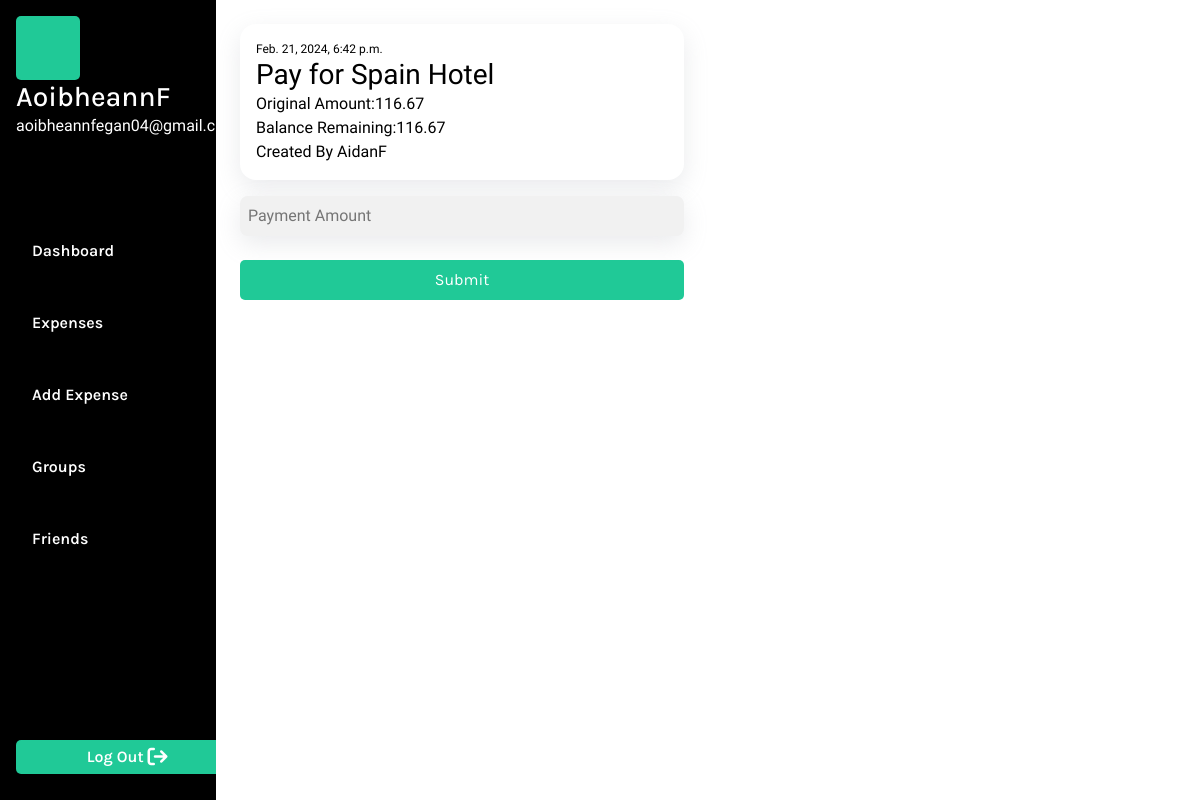
Page /make_payment/73/ (signed in) on the committed database.
### MainApp/models.py (models this page shows, shortened)
class User(AbstractUser):
    pass

class Owing(models.Model):
    expense = models.ForeignKey(Expense, on_delete=models.CASCADE, related_name="sub_expenses")
    user = models.ForeignKey(User, on_delete=models.CASCADE, related_name="amounts_owed")
    amount = models.DecimalField(max_digits=10, decimal_places=2)
    paid = models.BooleanField(default=False)
    remaining_balance = models.DecimalField(max_digits=10, decimal_places=2, default=0.00)

class Expense(models.Model):
    CURRENCY_CHOICES = [
        ('CAD', 'CAD - Canadian Dollar'),
        ('GBP', 'GBP - British Pound Sterling'),
        ('AUD', 'AUD - Australian Dollar'),
        ('EUR', 'EUR - Euro'),
        ('USD', 'USD - United States Dollar'),
    ]
    amount = models.DecimalField(max_digits=10, decimal_places=2)
    remaining_balance = models.DecimalField(max_digits=10, decimal_places=2, default=0.00)
    description = models.CharField(max_length=100)
    date_added = models.DateTimeField(auto_now_add=True)
    payment_group = models.ForeignKey(PaymentGroup, on_delete=models.CASCADE, related_name="expenses",  null=True, blank=True)
    created_by_user = models.ForeignKey(User, on_delete=models.CASCADE, related_name="created_expenses")
    currency = models.CharField(max_length=3, choices=CURRENCY_CHOICES)
    paid = models.BooleanField(default=False)

### MainApp/views.py (the view, shortened to what this page needs)
# urls.py: path("make_payment/<int:expense_id>/", views.make_payment, name="make_payment"),
@login_required
def make_payment(request, expense_id):
    user = request.user
    expense = Expense.objects.get(id=expense_id)
    return render(request, "MainApp/makepayment.html", {
        "expense": Owing.objects.get(expense=expense,user=user),
        "expense_id": expense_id,
    })

### MainApp/templates/MainApp/makepayment.html (shortened to what this page needs)
{% extends "MainApp/layout.html" %}
{% block body %}
    <div class="section-container">
        <div class="make-payment-container">
            <div class="payment-details">
                <p class="expense-added">{{ expense.expense.date_added }}</p>
                <h3>Pay for {{ expense.expense.description }}</h3>
                <ul class="make-payment-info-list">
                    <li class="make-payment-info-items">
                        <p class="make-payment-subheadings">Original Amount: </p>
                        <p class="make-payment-info">{{ expense.amount }}</p>
                    </li>
                    <li class="make-payment-info-items">
                        <p class="make-payment-subheadings">Balance Remaining: </p>
                        <p id="balance-remaining" class="make-payment-info">{{ expense.remaining_balance }}</p>
                    </li>
                    <li class="make-payment-info-items">
                        <p class="payment-created-by">Created By {{ expense.expense.created_by_user.username }} </p>
                    </li>
                </ul>
            </div>
            {% if expense.remaining_balance == 0 %}
                <h3 class="payment-status">You've already paid for this expense</h3>
            {% else %}
                <form id="make-payment-form" class="form-layout" action="{% url 'make_payment' expense_id %}" method="post">
                    <input id="make-payment-amount" class="form-inputs" type="number" step="any" name="amount" placeholder="Payment Amount" min="0" max="{{ expense.remaining_balance }}" required>
                    <input class="form-submit-btn" type="submit">
                </form>
            {% endif %}
        </div>
    </div>
{% endblock %}

### MainApp/templates/MainApp/layout.html (shortened to what this page needs)
{% load static %}
<!DOCTYPE html>
<html lang="en">
    <head>
        <link rel="stylesheet" href="https://cdn.jsdelivr.net/npm/bootstrap@4.3.1/dist/css/bootstrap.min.css">
        <link href="{% static 'MainApp/styles.css' %}" rel="stylesheet">
    </head>
    <body class="main">
        {% if user.is_authenticated %}
            <div id="nav-section">
                <div id="nav-container">
                    <div id="logged-in-status">
                        <div id="userProfileImg"></div>
                        {% if user.is_authenticated %}
                            <h3>{{ user.username }}</h3>
                        {% else %}
                            Not signed in.
                        {% endif %}
                        <p>{{ user.email }}</p>
                    </div>
                    <ul id="nav">
                        {% if user.is_authenticated %}
                            <li class="nav-item">
                                <a class="nav-link" href="{% url 'index' %}">Dashboard</a>
                            </li>
                            <li class="nav-item">
                                <a class="nav-link" href="{% url 'expenses' %}">Expenses</a>
                            </li>
                            <li class="nav-item">
                                <a class="nav-link" href="{% url 'add_expense' %}">Add Expense</a>
                            </li>
                            <li class="nav-item">
                                <a class="nav-link" href="{% url 'groups' %}">Groups</a>
                            </li>
                            <li class="nav-item">
                                <a class="nav-link" href="{% url 'add_friend' %}">Friends</a>
                            </li>
                        {% endif %}
                    </ul>
                    <div id="logout">
                        {% if user.is_authenticated %}
                            <button class="logoutBtn">
                                <a class="logoutLink" href="{% url 'logout' %}">Log Out</a>
                                <i class="fa-solid fa-arrow-right-from-bracket fa-lg" style="color: #ffffff;"></i>
                            </button>
                        {% endif %}
                    </div>
                </div>
            </div>
        {% endif %}
        {% block body %}
        {% endblock %}
    </body>
</html>

### MainApp/static/MainApp/styles.css (style rules this page uses)
:root { --background-color: #5CDB95; --accent-color: black; --text-color: white; --secondary-color: #379683; --light-green: #8EE4AF; --background-grey: #F5F5F5; --dashboard-background: #F1F1F1; --btn-color: #20c997; --secondary-color: #379683; --light-green: #8EE4AF; --warning-color: #dc3545; --secondary-font: 'Inconsolata', monospace; --primary-font: 'Karla', sans-serif; --xbold: 900; --bold: 600; --light: 300; --xlarge: 72px; --large: 48px; --medium: 24px; --small: 16px; --xsmall: 12px; }
.main { padding: 0; margin: 0; background-color: var(--accent-color); font-family: var(--secondary-font); color: var(--accent-color); display: flex; justify-content: space-between; align-content: center; }
#nav-section { width: 18vw; display: grid; height: 100vh; }
#nav-container { display: grid; justify-content: start; align-items: start; color: var(--accent-color); font-family: var(--secondary-font); padding: 0; margin: 1rem; background-color: var(--accent-color); width: 18vw; }
#logged-in-status { color: var(--text-color); }
#logged-in-status h3 { margin: 0; padding: 0; font-family: var(--primary-font); }
#userProfileImg { height: 4rem; width: 4rem; background-color: #20c997; border-radius: 5px; }
#nav { background-color: var(--accent-color); list-style: none; display: grid; justify-content: start; align-content: center; padding: 0; margin: 0; background-color: var(--accent-color); }
.nav-item { padding: 1rem 0 1rem 0; margin: 0; }
.nav-link { text-decoration: none; color: var(--text-color); font-size: var(--small); font-weight: var(--bold); font-family: var(--primary-font); }
#logout { align-self: end; }
.logoutBtn { background-color: var(--btn-color); border: none; border-radius: 5px; padding: 5px 15px 5px 15px; margin: 10px 0 10px 0; width: 100%; }
.logoutLink { text-decoration: none; color: var(--text-color); font-size: var(--small); font-weight: var(--bold); font-family: var(--primary-font); }
.section-container { padding: 0; margin: 0; display: grid; background-color: var(--text-color); height: 100vh; width: 82vw; align-self: center; }
button { border: none; padding: 5px 10px 5px 10px; }
a { text-decoration: none; color: black; }
h1, h2, h3, h4, h5, h6, p { margin: 0; padding: 0; }
.form-layout { display: grid; max-width: 70vw; }
.form-inputs { border: none; background-color: transparent; border-bottom: 1px solid var(--accent-color); padding: 0.5rem; color: var(--accent-color); font-family: var(--secondary-color); margin-top: 0.5rem; }
.form-submit-btn { padding: 0.5rem; border: none; background-color: var(--btn-color); border-radius: 5px; color: var(--text-color); font-family: var(--primary-font); margin: 0.5rem 0 0.5rem 0; }
.make-payment-container { display: grid; background-color: white; max-width: 600px; width: 50%; align-content: start; padding: 1.5rem; }
.payment-details { border-radius: 1rem; padding: 1rem; box-shadow: rgba(149, 157, 165, 0.2) 0px 8px 24px; }
.expense-added { font-size: var(--xsmall); padding: 0; margin: 0; }
.make-payment-info-list { list-style: none; padding: 0; margin: 0; }
.make-payment-info-items { display: flex; }
.make-payment-info-items p { padding: 0; margin: 0; }
.payment-created-by { font-size: var(--small); }
#make-payment-amount { border: none; background-color: var(--dashboard-background); border-radius: 8px; margin: 1rem 0 1rem 0; box-shadow: rgba(149, 157, 165, 0.2) 0px 8px 24px; }

### rows in the picture
User: username "AoibheannF", email "aoibheannfegan04@gmail.com"
Owing: expense.date_added "Feb. 21, 2024, 6:42 p.m.", expense.description "Spain Hotel", amount "116.67", remaining_balance "116.67", expense.created_by_user.username "AidanF"
